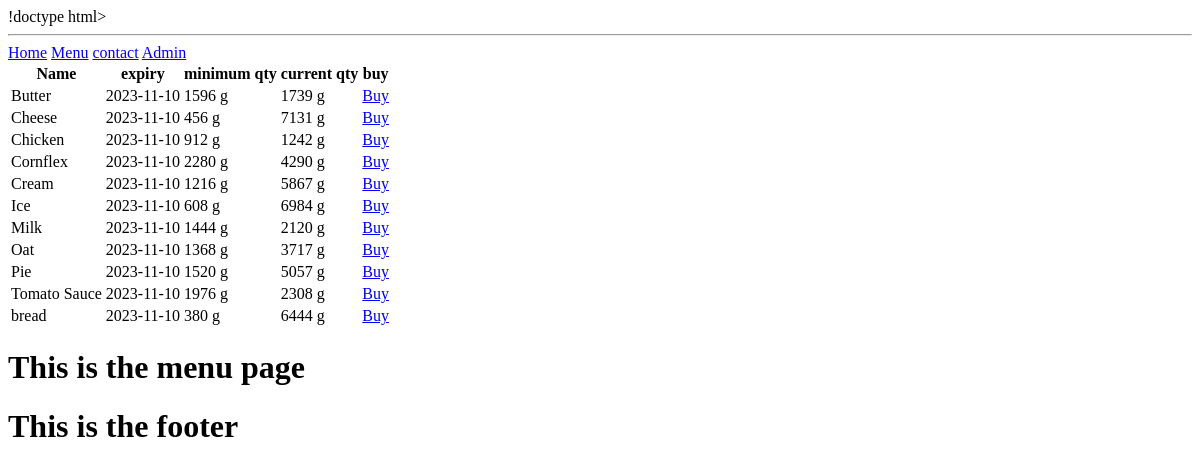
/admin, run on an earlier commit of the app's database.
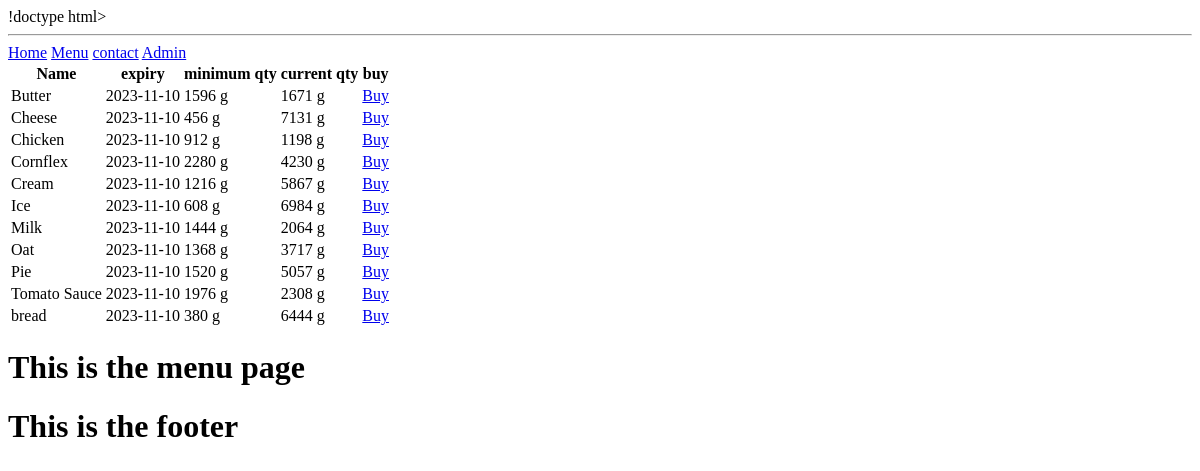
And on a later commit of the database.
### tables this page shows
CREATE TABLE Inventory (item_id INTEGER PRIMARY KEY AUTOINCREMENT, item_name TEXT, item_expiry, base_qty INTEGER, balance_qty INTEGER);

### routes.py (the view)
@app.route("/admin")
def admin():
    inventory = select_database('SELECT * FROM Inventory ORDER BY \
item_name ASC;', 1)
    return render_template("admin.html", title="admin", inventory=inventory)

### routes.py (called while the page is built)
def select_database(*args):
    conn = sqlite3.connect('Inventory_management_system.db')
    cur = conn.cursor()
    if len(args) == 2:
        cur.execute(args[0])
    else:
        argument_tuple = ()
        for i in range(1, len(args)-1):
            argument_tuple += (args[i],)
        cur.execute(args[0], argument_tuple)
    if args[-1] == 1:
        results = cur.fetchall()
    else:
        results = cur.fetchone()
    conn.close()
    return results

### Templates/admin.html
{% extends 'layout.html' %}
{% block content %}
<table>
  <form>
    <tr>
        <th>Name</th>
        <th>expiry</th>
        <th>minimum qty</th>
        <th>current qty</th>
        <th>buy</th>
    </tr>
        {% for inventory in inventory %}
    <tr>
        <td>{{ inventory[1] }}</td>
        <td>{{ inventory[2] }}</td>
        <td>{{ inventory[3] }} g</td>
        <td>{{ inventory[4] }} g</td>
        <td><a href="/add_product?added_qty=500&id={{ inventory[0] }}">Buy</a></td>
    </tr>
        {% endfor %}
  </form>
</table>
<h1>This is the menu page</h1>
{% endblock %}

### Templates/layout.html (shortened to what this page needs)
<html>
 <head>
 </head>
 <body>
   {% include 'nav.html' %}
   {% block content %}{% endblock %}
   {% include 'footer.html' %}
 </body>
</html>

### Templates/nav.html (shortened to what this page needs)
<hr>
<nav>
    <a href = "/">Home</a> <a href="/menu">Menu</a> <a href="/contact" >contact</a> <a href ="/admin">Admin</a>
</nav>

### Templates/footer.html
<footer>
    <h1>This is the footer</h1>
</footer>

What changed in the data, as far as the page shows it:
changed Inventory "Butter": balance_qty "1739" → "1671"
changed Inventory "Chicken": balance_qty "1242" → "1198"
changed Inventory "Cornflex": balance_qty "4290" → "4230"
changed Inventory "Milk": balance_qty "2120" → "2064"
